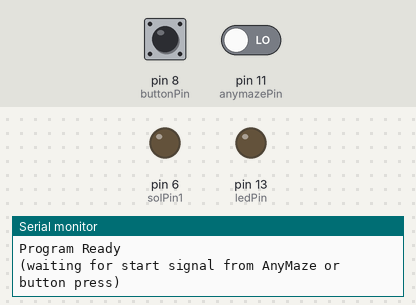
Recording of a sketch running on a simulated Arduino Uno, built with avr-gcc and run on an emulated ATmega328P. Parts: output pins drawn as LEDs (lit = HIGH), the last lines printed to the serial monitor. Inputs (shaded band) come from the test bench; at power-on: pin 8 (buttonPin) HIGH, pin 11 (anymazePin) LOW.

Above: at 0.8 s.
0.9 s: pin 8 (buttonPin) pulled LOW for 0.15 s
At 14.2 s:
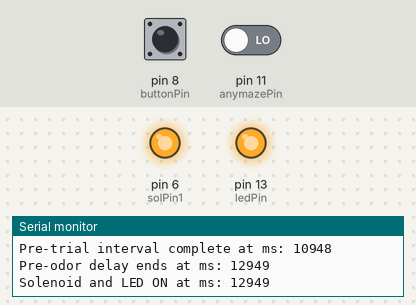
Timing chart, 0 to 28.4 s (numbered marks = the images above; inputs shaded):
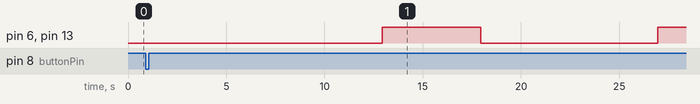

The sketch:

ODU_GT.ino
```cpp
// Pin Definitions
int solPin1 = 6;
int anymazePin = 11; // TTL input from AnyMaze to start
int ledPin = 13; // LED indicates when odor is ON
int buttonPin = 8; // Button to manually start the protocol

// Trial variables
int solDur = 5000; // Duration of odor pulse in ms
long preOdorDur = 2000; // Delay before the odor delivery in ms
long postOdorDur = 2000; // Delay after the odor delivery in ms

// Interval Durations in milliseconds
unsigned long preTrialDuration = 10000; // Example: 10 seconds
unsigned long interTrialDuration = 5000; // Example: 5 seconds
unsigned long postTrialDuration = 15000; // Example: 15 seconds

// Control Variables
boolean toStart = 0; // Control flag for the start of the session

void setup() {
  // initialize digital pins
  pinMode(solPin1, OUTPUT);
  pinMode(ledPin, OUTPUT);
  pinMode(buttonPin, INPUT_PULLUP);
  pinMode(anymazePin, INPUT);

  Serial.begin(9600);
  Serial.println("Program Ready");
  Serial.println("(waiting for start signal from AnyMaze or button press)");


  // Wait for the button press to start
  while (toStart == 0) {
    checkButton();
  }
}

void loop() {
  preTrialInterval(preTrialDuration);
  // Main protocol execution
  for (int i = 0; i < 6; i++) {
    if (i > 0) {
      interTrialInterval(interTrialDuration);
    }
    activateSolenoidAndLED();
  }
  postTrialInterval(postTrialDuration);

  while (true) {
    delay(1000); // Halt further execution indefinitely after completing the cycles
  }
}

// Functions

void checkButton() {
  // Check if the button is pressed or AnyMaze sends a start signal
  if (digitalRead(buttonPin) == LOW || digitalRead(anymazePin) == HIGH) {
    toStart = true;
    unsigned long pressTime = millis();  // Capture the time of the button press
    Serial.print("Button pressed or signal received at ms: ");
    Serial.println(pressTime);
    Serial.println("Starting the protocol...");
  }
}

void activateSolenoidAndLED() {
  unsigned long eventTime = millis();

  // Pre-odor delay
  delay(preOdorDur);
  Serial.print("Pre-odor delay ends at ms: ");
  Serial.println(millis());

  // Turn on solenoid and LED
  digitalWrite(solPin1, HIGH);
  digitalWrite(ledPin, HIGH);
  eventTime = millis();
  Serial.print("Solenoid and LED ON at ms: ");
  Serial.println(eventTime);

  delay(solDur); // Odor duration

  // Turn off solenoid and LED
  digitalWrite(solPin1, LOW);
  digitalWrite(ledPin, LOW);
  eventTime = millis();
  Serial.print("Solenoid and LED OFF at ms: ");
  Serial.println(eventTime);

  // Post-odor delay
  delay(postOdorDur);
  Serial.print("Post-odor delay ends at ms: ");
  Serial.println(millis());
}

void preTrialInterval(unsigned long duration) {
  unsigned long startTime = millis();
  Serial.print("Starting pre-trial interval at ms: ");
  Serial.println(startTime);
  delay(duration);
  unsigned long endTime = millis();
  Serial.print("Pre-trial interval complete at ms: ");
  Serial.println(endTime);
}

void interTrialInterval(unsigned long duration) {
  unsigned long startTime = millis();
  Serial.print("Starting inter-trial interval at ms: ");
  Serial.println(startTime);
  delay(duration);
  unsigned long endTime = millis();
  Serial.print("Inter-trial interval complete at ms: ");
  Serial.println(endTime);
}

void postTrialInterval(unsigned long duration) {
  unsigned long startTime = millis();
  Serial.print("Starting post-trial interval at ms: ");
  Serial.println(startTime);
  delay(duration);
  unsigned long endTime = millis();
  Serial.print("Post-trial interval complete at ms: ");
  Serial.println(endTime);
}
```

Measured:
- after the input at 0.9 s, pin 6 (solPin1), pin 13 (ledPin): LOW → HIGH after 12.0 s, → LOW 5.0 s later, → HIGH 9.0 s later
